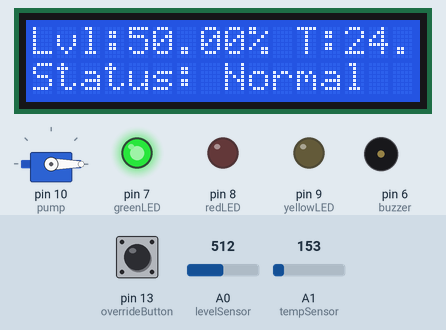
Recording of a sketch running on a simulated Arduino Uno, built with avr-gcc and run on an emulated ATmega328P. Parts: 16×2 character LCD, servo, output pins drawn as LEDs (lit = HIGH), buzzer (waves = sounding, pin HIGH). The test bench sets the inputs (shaded band); at power-on: A1 (tempSensor) = 153, A0 (levelSensor) = 512, pin 13 (overrideButton) HIGH.

Above: at 3.2 s.
3.3 s: A1 (tempSensor) set to 185
At 4.4 s:
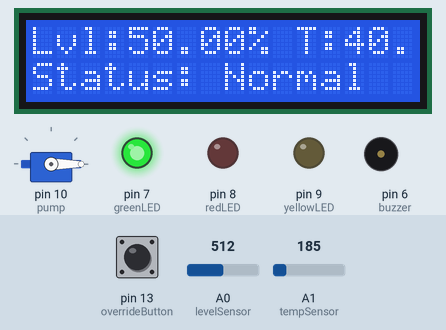
5.0 s: A1 (tempSensor) set to 205
At 6.2 s:
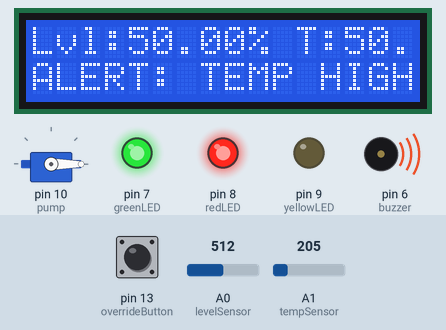
6.6 s: A0 (levelSensor) set to 820
At 7.8 s:
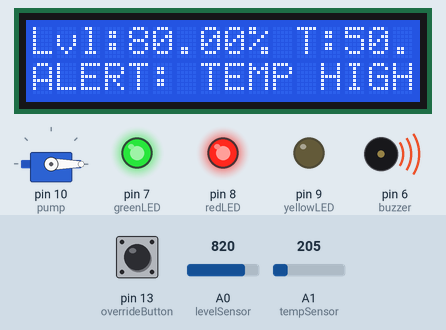
8.1 s: A0 (levelSensor) set to 836
At 8.5 s:
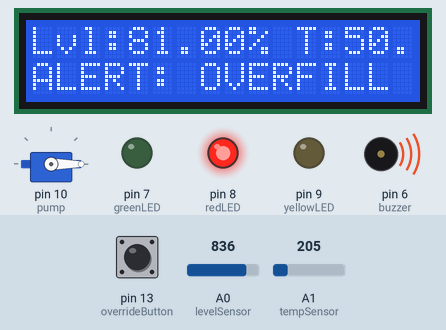
9.6 s: A0 (levelSensor) set to 122
At 10.3 s:
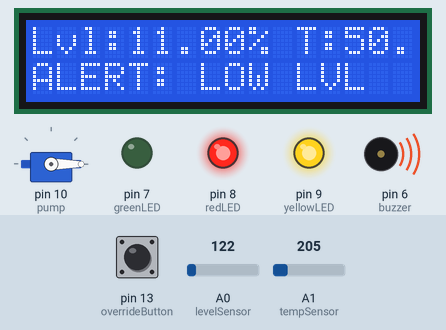
11.1 s: A1 (tempSensor) set to 191
At 12.1 s:
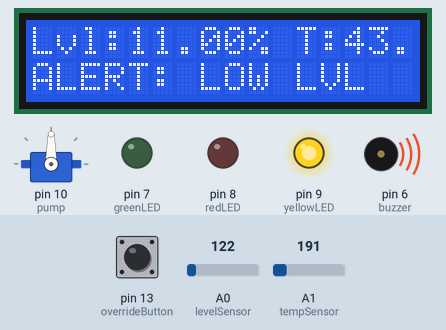
Timing chart, 0 to 13.6 s (numbered marks = the images above; inputs shaded):
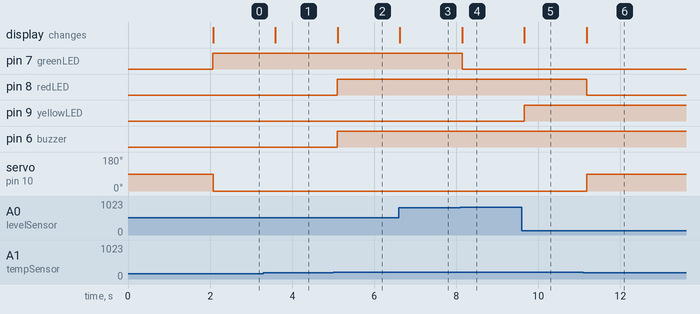

Measured:
- the behaviour switches between 194 and 195 on A1 (tempSensor) (found by bisection; images 1 and 2)
- the behaviour switches between 828 and 829 on A0 (levelSensor) (found by bisection; images 3 and 4)
- after the input at 3.3 s, the display: changes after 0.29 s (image 1)
- after the input at 5.0 s, pin 8 (redLED), pin 6 (buzzer): LOW → HIGH after 0.11 s; the display: changes after 0.11 s (image 2)
- after the input at 6.6 s, the display: changes at once (image 3)
- after the input at 8.1 s, pin 7 (greenLED): HIGH → LOW at once; the display: changes at once (image 4)
- after the input at 9.6 s, pin 9 (yellowLED): LOW → HIGH after 0.06 s; the display: changes after 0.06 s (image 5)
- after the input at 11.1 s, pin 8 (redLED): HIGH → LOW after 0.08 s; servo on pin 10 (pump): 0° → 90° after 0.08 s; the display: changes after 0.08 s (image 6)

The sketch:

Tankmonitoringsystem.ino
```cpp
#include <LiquidCrystal.h>
#include <Servo.h>

LiquidCrystal lcd(12, 11, 5, 4, 3, 2);
Servo pump;

const int levelSensor = A0;
const int tempSensor = A1;
const int redLED = 8;
const int yellowLED = 9;
const int greenLED = 7;
const int buzzer = 6;
const int overrideButton = 13;

void setup() {
  lcd.begin(16, 2);
  pinMode(redLED, OUTPUT);
  pinMode(yellowLED, OUTPUT);
  pinMode(greenLED, OUTPUT);
  pinMode(buzzer, OUTPUT);
  pinMode(overrideButton, INPUT_PULLUP);
  pump.attach(10);
  lcd.print("Tank Controller");
  delay(2000);
  lcd.clear();
}

void loop() {
  int levelRaw = analogRead(levelSensor);
  int tempRaw = analogRead(tempSensor);

  float level = map(levelRaw, 0, 1023, 0, 100);  // Percent
  float voltage = tempRaw * (5.0 / 1023.0);
  float tempC = (voltage - 0.5) * 100;  // TMP36 conversion

  lcd.setCursor(0, 0);
  lcd.print("Lvl:");
  lcd.print(level);
  lcd.print("% T:");
  lcd.print(tempC, 1);
  lcd.print("C ");

  // Default: All alerts off
  digitalWrite(redLED, LOW);
  digitalWrite(yellowLED, LOW);
  digitalWrite(greenLED, LOW);
  digitalWrite(buzzer, LOW);

  bool overfill = false;
  bool underfill = false;
  bool highTemp = false;

  // --- Level Checks ---
  if (level < 20) {
    underfill = true;
    digitalWrite(yellowLED, HIGH);
    digitalWrite(buzzer, HIGH);
  } else if (level > 80) {
    overfill = true;
    digitalWrite(redLED, HIGH);
    digitalWrite(buzzer, HIGH);
  } else {
    digitalWrite(greenLED, HIGH);
  }

  // --- Temp Check ---
  if (tempC > 45.0) {
    highTemp = true;
    digitalWrite(redLED, HIGH);
    digitalWrite(buzzer, HIGH);
  }

  // --- Display Status ---
  lcd.setCursor(0, 1);
  if (overfill) lcd.print("ALERT: OVERFILL ");
  else if (underfill) lcd.print("ALERT: LOW LVL ");
  else if (highTemp) lcd.print("ALERT: TEMP HIGH");
  else lcd.print("Status: Normal   ");

  // --- Pump Logic ---
  bool overridePressed = digitalRead(overrideButton) == LOW;
  if (overridePressed || overfill || highTemp) {
    pump.write(0); // OFF
  } else if (level < 30) {
    pump.write(90); // ON
  } else {
    pump.write(0); // OFF
  }

  delay(500);
}
```
